Frame 1 (no input): blank canvas, image omitted
Frame 60 (no input): blank canvas, image omitted
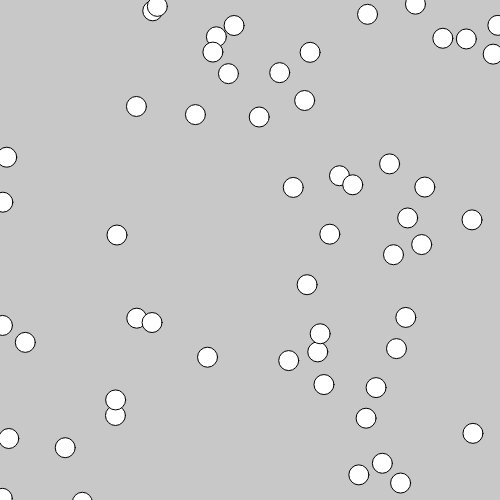
Frame 120 (the mouse pressed at the canvas centre since frame 60)

The p5.js sketch whose frames 1 and 60 were blank and that drew this single picture after the mouse press (run headless with seeded random() and noise() and a simulated clock; from frame 60 on, the mouse is pressed at the canvas centre):

// p5.js sketch
// ── sketch.js
var ps;

function setup() {
  createCanvas(500, 500);
  ps = new ParticleSystem();
}

function draw() {
  background(200);
  ps.update();
  ps.display();
}

function mousePressed () {
  ps.addParticles( random(30, 80), createVector(mouseX, mouseY) );
}

// ── particle.js
class Particle {
  constructor(loc) {
    this.loc = loc.copy();
    this.acc = createVector(0, 0);
    this.vel = createVector(0, 0);
    this.isDead = false;
    this.age = 0;
    this.lifeSpan = random (60, 110);
  }

  applyForce(force) {
    this.acc.add(force);
  }

  update() {
    this.vel.add(this.acc);
    this.loc.add(this.vel);
    this.vel.mult(0.97);
    this.acc.mult(0);
    this.age++;
    if ( this.age >= this.lifeSpan) {
      this.isDead = true;
    }
  }

  display() {
    ellipse(this.loc.x, this.loc.y, 20, 20);
  }
}

// ── particleSystem.js
class ParticleSystem {
  constructor() {
    this.particles = [];
  }

  addParticles ( numOfParticles, loc ) {
    for (var i = 0; i < numOfParticles; i++) {
      var particle = new Particle(loc);
      particle.applyForce(createVector(random(-10, 10), random(-10, 10)));
      this.particles.push(particle);
    }
  }

  update() {
    for (var i = this.particles.length-1; i >= 0; i-- ) {
      var gravity = createVector(0, 0.1);
      //this.particles[i].applyForce(gravity);
      this.particles[i].update();

      if (this.particles[i].isDead) {
        this.particles.splice(i, 1);
      }
    }
  }

  display() {
    for (var i = 0; i < this.particles.length; i++) {
      this.particles[i].display();
    }
  }
}
